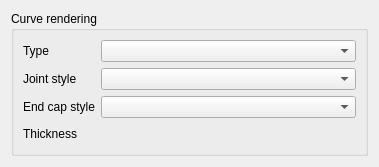
<?xml version="1.0" encoding="UTF-8"?>
<ui version="4.0">
 <class>DlgCurveParams</class>
 <widget class="QWidget" name="DlgCurveParams">
  <property name="geometry">
   <rect>
    <x>0</x>
    <y>0</y>
    <width>379</width>
    <height>167</height>
   </rect>
  </property>
  <property name="windowTitle">
   <string>Form</string>
  </property>
  <layout class="QVBoxLayout" name="verticalLayout">
   <item>
    <widget class="QGroupBox" name="groupBox">
     <property name="title">
      <string>Curve rendering</string>
     </property>
     <property name="flat">
      <bool>true</bool>
     </property>
     <layout class="QGridLayout" name="gridLayout">
      <item row="1" column="1">
       <widget class="QComboBox" name="cmbJointStyle"/>
      </item>
      <item row="1" column="0">
       <widget class="QLabel" name="label">
        <property name="sizePolicy">
         <sizepolicy hsizetype="Maximum" vsizetype="Preferred">
          <horstretch>0</horstretch>
          <verstretch>0</verstretch>
         </sizepolicy>
        </property>
        <property name="text">
         <string>Joint style</string>
        </property>
       </widget>
      </item>
      <item row="2" column="1">
       <widget class="QComboBox" name="cmbEndCapStyle"/>
      </item>
      <item row="3" column="1">
       <widget class="gui::DoubleSpinBox" name="width">
        <property name="focusPolicy">
         <enum>Qt::WheelFocus</enum>
        </property>
        <property name="specialValueText" stdset="0">
         <string>Per Point Thickness</string>
        </property>
        <property name="maximum" stdset="0">
         <double>1.000000000000000</double>
        </property>
        <property name="singleStep" stdset="0">
         <double>0.010000000000000</double>
        </property>
        <property name="clearButtonIcon" stdset="0">
         <iconset resource="../resource/resource.qrc">
          <normaloff>:/16x16_ico_png/reset.png</normaloff>:/16x16_ico_png/reset.png</iconset>
        </property>
       </widget>
      </item>
      <item row="2" column="0">
       <widget class="QLabel" name="label_2">
        <property name="text">
         <string>End cap style</string>
        </property>
       </widget>
      </item>
      <item row="3" column="0">
       <widget class="QLabel" name="label_3">
        <property name="text">
         <string>Thickness</string>
        </property>
       </widget>
      </item>
      <item row="0" column="0">
       <widget class="QLabel" name="label_4">
        <property name="text">
         <string>Type</string>
        </property>
       </widget>
      </item>
      <item row="0" column="1">
       <widget class="QComboBox" name="cmbCurveStyle"/>
      </item>
     </layout>
    </widget>
   </item>
  </layout>
 </widget>
 <customwidgets>
  <customwidget>
   <class>gui::DoubleSpinBox</class>
   <extends>QWidget</extends>
   <header>spinboxwidget.h</header>
  </customwidget>
 </customwidgets>
 <tabstops>
  <tabstop>cmbCurveStyle</tabstop>
  <tabstop>cmbEndCapStyle</tabstop>
  <tabstop>cmbJointStyle</tabstop>
  <tabstop>width</tabstop>
 </tabstops>
 <resources>
  <include location="../resource/resource.qrc"/>
 </resources>
 <connections/>
</ui>
